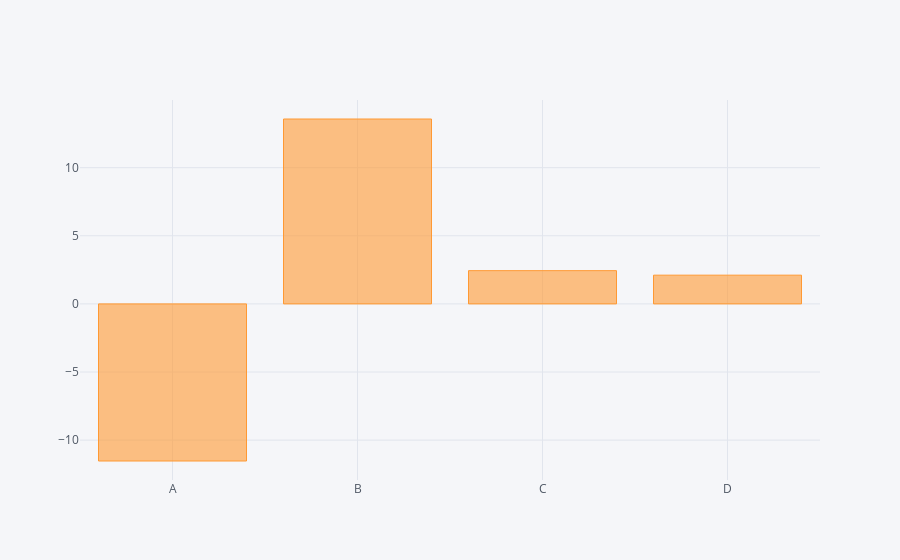

Write notebook code for a chart like this one.
### Code cell
df.sum().iplot(kind='bar')

### Figure 1 — Plotly figure (JSON) as saved in the notebook; plotly's stock layout.template omitted (floating-point values rounded to 4 significant figures)
{"data": [{"marker": {"color": "rgba(255, 153, 51, 0.6)", "line": {"color": "rgba(255, 153, 51, 1.0)", "width": 1}}, "name": "None", "orientation": "v", "text": "", "type": "bar", "uid": "96d803e0-af7c-45be-88fb-3cbe7e970670", "x": ["A", "B", "C", "D"], "y": [-11.53, 13.57, 2.441, 2.109]}], "layout": {"legend": {"bgcolor": "#F5F6F9", "font": {"color": "#4D5663"}}, "paper_bgcolor": "#F5F6F9", "plot_bgcolor": "#F5F6F9", "title": {"font": {"color": "#4D5663"}}, "xaxis": {"gridcolor": "#E1E5ED", "showgrid": true, "tickfont": {"color": "#4D5663"}, "title": {"font": {"color": "#4D5663"}, "text": ""}, "zerolinecolor": "#E1E5ED"}, "yaxis": {"gridcolor": "#E1E5ED", "showgrid": true, "tickfont": {"color": "#4D5663"}, "title": {"font": {"color": "#4D5663"}, "text": ""}, "zerolinecolor": "#E1E5ED"}}}
